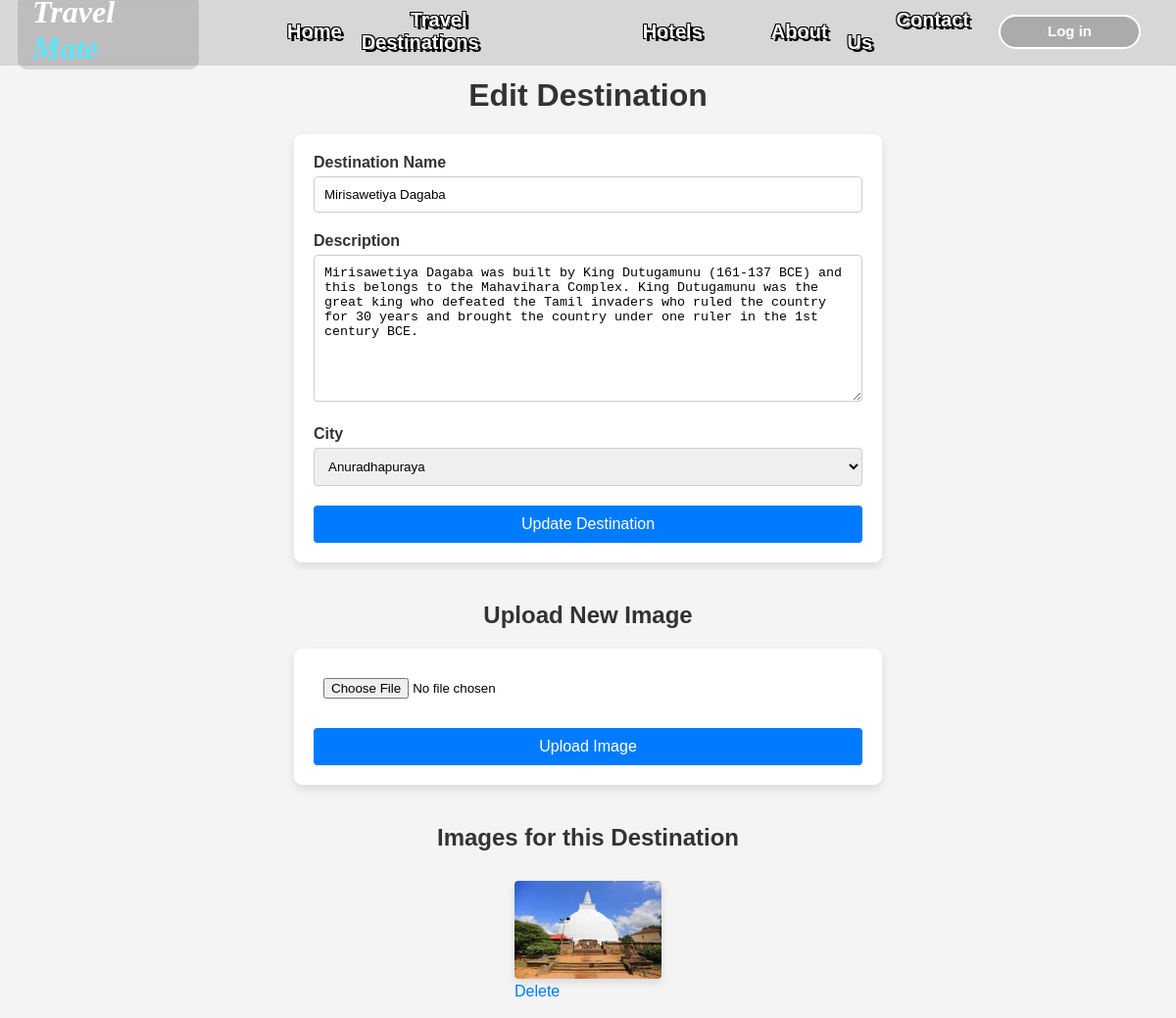
The app's page /edit_destination.php?id=19 with its own data.
### tables this page shows
CREATE TABLE `destinations` (
  `destination_id` int(11) NOT NULL,
  `desti_name` varchar(255) NOT NULL,
  `desti_description` text NOT NULL,
  `image_url` varchar(255) NOT NULL,
  `city` varchar(255) NOT NULL
);

CREATE TABLE `cities` (
  `city_id` int(11) NOT NULL,
  `city_name` varchar(255) NOT NULL
);

CREATE TABLE `destination_images` (
  `id` int(11) NOT NULL,
  `destination_id` int(11) NOT NULL,
  `image_url` varchar(255) NOT NULL
);

### edit_destination.php (the view, shortened to what this page needs)
<?php
include 'config.php';
if (isset($_GET['id'])) {
    $destination_id = intval($_GET['id']);
    $result = $conn->query("SELECT * FROM destinations WHERE destination_id = $destination_id");
    $destination = $result->fetch_assoc();
}
$imagesResult = $conn->query("SELECT * FROM destination_images WHERE destination_id = $destination_id");
$cities = $conn->query("SELECT * FROM cities ORDER BY city_name ASC");
?>
<!DOCTYPE html>
<html lang="en">
<head>
    <link rel="stylesheet" href="edit_destination.css">
</head>
<body>
<?php include 'header.php'; ?>
    <h1>Edit Destination</h1>
    <form action="edit_destination.php?id=<?php echo $destination_id; ?>" method="POST">
        <label for="desti_name">Destination Name</label>
        <input type="text" id="desti_name" name="desti_name" value="<?php echo htmlspecialchars($destination['desti_name']); ?>" required>
        <label for="desti_description">Description</label>
        <textarea id="desti_description" name="desti_description" required><?php echo htmlspecialchars($destination['desti_description']); ?></textarea>
        <label for="city">City</label>
        <select id="city" name="city" onchange="toggleCityInput()">
            <?php while ($city = $cities->fetch_assoc()): ?>
                <option value="<?php echo htmlspecialchars($city['city_name']); ?>" <?php echo ($destination['city'] === $city['city_name']) ? 'selected' : ''; ?>>
                    <?php echo htmlspecialchars($city['city_name']); ?>
                </option>
            <?php endwhile; ?>
        </select>
        <button type="submit" name="update_destination">Update Destination</button>
    </form>
    <h2>Upload New Image</h2>
    <form action="edit_destination.php?id=<?php echo $destination_id; ?>" method="POST" enctype="multipart/form-data">
        <input type="file" name="image" accept="image/*" required>
        <button type="submit" name="upload_image">Upload Image</button>
    </form>
    <h2>Images for this Destination</h2>
    <?php if ($imagesResult->num_rows > 0): ?>
        <div>
            <?php while ($image = $imagesResult->fetch_assoc()): ?>
                <div style="display: inline-block; margin: 10px;">
                    <img src="<?php echo htmlspecialchars($image['image_url']); ?>" alt="Image" style="width: 150px; height: auto;">
                    <br>
                    <a href="edit_destination.php?id=<?php echo $destination_id; ?>&delete_image=<?php echo $image['id']; ?>" onclick="return confirm('Are you sure you want to delete this image?');">Delete</a>
                </div>
            <?php endwhile; ?>
        </div>
    <?php else: ?>
        <p>No images found for this destination.</p>
    <?php endif; ?>
</body>
</html>

### edit_destination.css (style rules this page uses)
body { font-family: 'Arial', sans-serif; margin-top: 1.7rem; padding: 0; background-color: #f4f4f4; display: flex; justify-content: center; align-items: center; flex-direction: column; min-height: 100vh; }
h1, h2 { text-align: center; color: #333; }
form { background-color: #fff; border-radius: 8px; padding: 20px; box-shadow: 0 4px 8px rgba(0, 0, 0, 0.1); margin-bottom: 20px; width: 90%; max-width: 600px; }
label { display: block; font-weight: bold; margin-bottom: 5px; color: #333; }
input[type="text"], textarea, select, input[type="file"] { width: 100%; padding: 10px; margin-bottom: 20px; border-radius: 4px; border: 1px solid #ccc; box-sizing: border-box; }
textarea { resize: vertical; height: 150px; }
button { display: inline-block; background-color: #007bff; color: #fff; padding: 10px 20px; border: none; border-radius: 4px; cursor: pointer; font-size: 16px; transition: background-color 0.3s ease; width: 100%; }
input[type="file"] { border: none; }
img { border-radius: 4px; box-shadow: 0 4px 8px rgba(0, 0, 0, 0.1); }
a { color: #007bff; text-decoration: none; }

### header.css (style rules this page uses)
*, *::before, *::after { box-sizing: border-box; }

### records on screen
destinations: desti_name "Mirisawetiya Dagaba", desti_description "Mirisawetiya Dagaba was built by King Dutugamunu (161-137 BCE) and this belongs to the Mahavihara Complex. King Dutugamunu was the great king who defeated the Tamil invaders who ruled the country for 30 years and brought the country under one ruler in the 1st century BCE.", city "Anuradhapuraya"
destination_images: image_url (picture)
